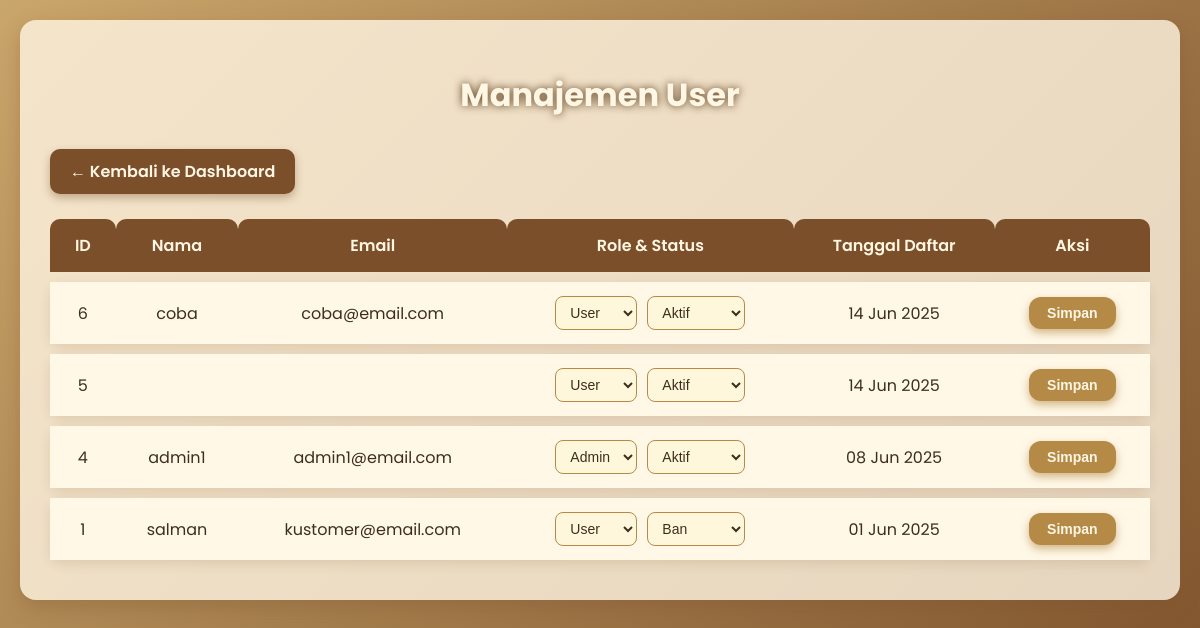
/admin/manajemen_user.php, run on the app's committed database.
### tables this page shows
CREATE TABLE `users` (
  `id` int(11) NOT NULL,
  `nama` varchar(100) NOT NULL,
  `email` varchar(100) NOT NULL,
  `password` varchar(255) NOT NULL,
  `jenis_user` enum('admin','customer') NOT NULL DEFAULT 'customer',
  `created_at` timestamp NOT NULL DEFAULT current_timestamp(),
  `status` enum('aktif','suspended','banned') DEFAULT 'aktif',
  `foto` varchar(255) DEFAULT NULL
);

### admin/manajemen_user.php (the view, shortened to what this page needs)
<?php
require '../config/db.php';
$stmt = $pdo->query("SELECT id, nama, email, jenis_user, status, created_at FROM users ORDER BY created_at DESC");
$users = $stmt->fetchAll();
?>
<!DOCTYPE html>
<html lang="id">
<head>
</head>
<body>
<div class="container">
  <h1>Manajemen User</h1>
  <div class="btn-back">
    <a href="dashboard.php">← Kembali ke Dashboard</a>
  </div>
  <table>
    <thead>
      <tr>
        <th>ID</th>
        <th>Nama</th>
        <th>Email</th>
        <th>Role & Status</th>
        <th>Tanggal Daftar</th>
        <th>Aksi</th>
      </tr>
    </thead>
    <tbody>
      <?php if ($users): ?>
        <?php foreach ($users as $user): ?>
          <tr>
            <td><?= htmlspecialchars($user['id']) ?></td>
            <td><?= htmlspecialchars($user['nama']) ?></td>
            <td><?= htmlspecialchars($user['email']) ?></td>
            <td>
              <form action="edit_user.php" method="POST">
                <select name="jenis_user" required>
                  <option value="user" <?= $user['jenis_user'] === 'user' ? 'selected' : '' ?>>User</option>
                  <option value="admin" <?= $user['jenis_user'] === 'admin' ? 'selected' : '' ?>>Admin</option>
                </select>
                <select name="status" required>
                  <option value="aktif" <?= $user['status'] === 'aktif' ? 'selected' : '' ?>>Aktif</option>
                  <option value="banned" <?= $user['status'] === 'banned' ? 'selected' : '' ?>>Ban</option>
                </select>
            </td>
            <td><?= date('d M Y', strtotime($user['created_at'])) ?></td>
            <td>
                <button type="submit" class="btn-save">Simpan</button>
            </td>
          </tr>
        <?php endforeach; ?>
      <?php else: ?>
        <tr><td colspan="6">Tidak ada data user.</td></tr>
      <?php endif; ?>
    </tbody>
  </table>
</div>
</body>
</html>

### admin/manajemen_user.php (style rules this page uses)
body { font-family: 'Poppins', sans-serif; background: linear-gradient(135deg, #c9a66b, #7b4f2a); margin: 0; padding: 20px; color: #3e2f1c; min-height: 100vh; }
h1 { text-align: center; margin-bottom: 30px; color: #fff6e3; text-shadow: 0 0 8px #5a3b1a; }
.container { max-width: 1100px; margin: 0 auto; background: #fff6e3cc; border-radius: 16px; padding: 30px; box-shadow: 0 8px 20px rgba(123,79,42,0.3); }
.btn-back { text-align: left; margin-bottom: 15px; }
.btn-back a { display: inline-block; background-color: #7b4f2a; color: #fff6e3; padding: 10px 20px; border-radius: 10px; text-decoration: none; font-weight: 600; box-shadow: 0 4px 8px rgba(123, 79, 42, 0.4); transition: background-color 0.3s ease, transform 0.2s ease; }
table { width: 100%; border-collapse: separate; border-spacing: 0 10px; }
th, td { padding: 14px 18px; text-align: center; vertical-align: middle; }
thead th { background: #7b4f2a; color: #fff6e3; font-weight: 600; font-size: 16px; border-radius: 10px 10px 0 0; }
tbody tr { background: #fff8e7; box-shadow: 0 4px 12px rgba(123,79,42,0.15); transition: transform 0.3s ease, box-shadow 0.3s ease; border-radius: 12px; }
form { display: flex; gap: 10px; justify-content: center; align-items: center; flex-wrap: wrap; }
form select { padding: 7px 10px; border-radius: 8px; border: 1px solid #b58a47; font-weight: 500; font-size: 14px; color: #3e2f1c; cursor: pointer; background: #fff7dc; }
button.btn-save { background-color: #b58a47; border: none; padding: 8px 18px; color: #fff6e3; font-weight: 600; font-size: 14px; border-radius: 12px; cursor: pointer; box-shadow: 0 4px 8px rgba(181,138,71,0.6); transition: background-color 0.3s ease, transform 0.2s ease; }

### data on the page
users: id "6", nama "coba", email "coba@email.com", status "Aktif", created_at "14 Jun 2025"
users: id "5", created_at "14 Jun 2025"
users: id "4", nama "admin1", email "admin1@email.com", jenis_user "Admin", status "Aktif", created_at "08 Jun 2025"
users: id "1", nama "salman", email "kustomer@email.com", status "Ban", created_at "01 Jun 2025"
